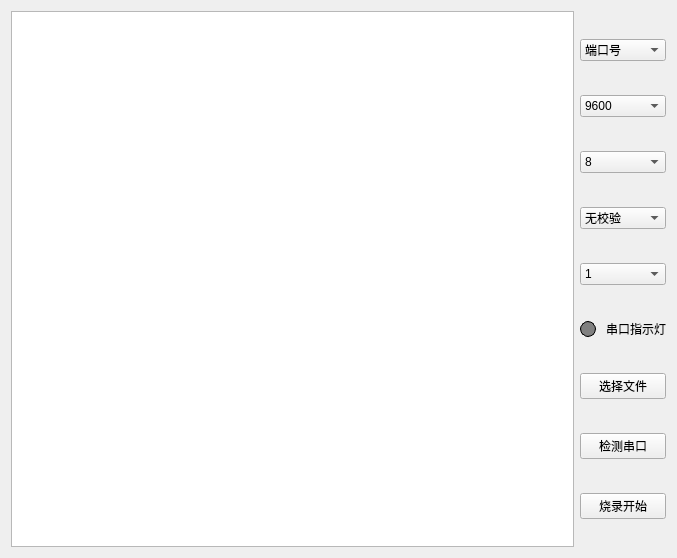
<?xml version="1.0" encoding="UTF-8"?>
<ui version="4.0">
 <class>Form</class>
 <widget class="QWidget" name="Form">
  <property name="geometry">
   <rect>
    <x>0</x>
    <y>0</y>
    <width>677</width>
    <height>558</height>
   </rect>
  </property>
  <property name="windowTitle">
   <string>Form</string>
  </property>
  <layout class="QHBoxLayout" name="horizontalLayout_3">
   <item>
    <layout class="QHBoxLayout" name="horizontalLayout" stretch="0,0">
     <item>
      <layout class="QVBoxLayout" name="verticalLayout_2">
       <item>
        <widget class="QTableWidget" name="mainScreen">
         <property name="font">
          <font>
           <family>Microsoft Yi Baiti</family>
           <pointsize>20</pointsize>
           <kerning>false</kerning>
          </font>
         </property>
        </widget>
       </item>
      </layout>
     </item>
     <item>
      <layout class="QVBoxLayout" name="verticalLayout" stretch="0,0,0,0,0,0,0,0,0">
       <item>
        <widget class="QComboBox" name="ComSelect">
         <item>
          <property name="text">
           <string>端口号</string>
          </property>
         </item>
        </widget>
       </item>
       <item>
        <widget class="QComboBox" name="BaudSelect">
         <item>
          <property name="text">
           <string>9600</string>
          </property>
         </item>
         <item>
          <property name="text">
           <string>19200</string>
          </property>
         </item>
         <item>
          <property name="text">
           <string>38400</string>
          </property>
         </item>
         <item>
          <property name="text">
           <string>115200</string>
          </property>
         </item>
        </widget>
       </item>
       <item>
        <widget class="QComboBox" name="bitSelect">
         <item>
          <property name="text">
           <string>8</string>
          </property>
         </item>
         <item>
          <property name="text">
           <string>7</string>
          </property>
         </item>
         <item>
          <property name="text">
           <string>6</string>
          </property>
         </item>
         <item>
          <property name="text">
           <string>5</string>
          </property>
         </item>
        </widget>
       </item>
       <item>
        <widget class="QComboBox" name="ParSelect">
         <item>
          <property name="text">
           <string>无校验</string>
          </property>
         </item>
         <item>
          <property name="text">
           <string>奇校验</string>
          </property>
         </item>
         <item>
          <property name="text">
           <string>偶校验</string>
          </property>
         </item>
        </widget>
       </item>
       <item>
        <widget class="QComboBox" name="StopSelect">
         <item>
          <property name="text">
           <string>1</string>
          </property>
         </item>
         <item>
          <property name="text">
           <string>1.5</string>
          </property>
         </item>
         <item>
          <property name="text">
           <string>2</string>
          </property>
         </item>
        </widget>
       </item>
       <item>
        <layout class="QHBoxLayout" name="horizontalLayout_2" stretch="0,0">
         <item>
          <widget class="QRadioButton" name="led">
           <property name="enabled">
            <bool>true</bool>
           </property>
           <property name="maximumSize">
            <size>
             <width>20</width>
             <height>30</height>
            </size>
           </property>
           <property name="mouseTracking">
            <bool>false</bool>
           </property>
           <property name="focusPolicy">
            <enum>Qt::NoFocus</enum>
           </property>
           <property name="styleSheet">
            <string notr="true">QRadioButton:indicator{
	min-width: 16px;
	min-height: 16px;
	max-width:16px; 
	max-height: 16px;
	border-radius: 8px; 
	border:1px solid black;
	background:grey
}</string>
           </property>
           <property name="text">
            <string/>
           </property>
           <property name="iconSize">
            <size>
             <width>0</width>
             <height>0</height>
            </size>
           </property>
           <property name="checkable">
            <bool>false</bool>
           </property>
           <property name="autoExclusive">
            <bool>false</bool>
           </property>
           <property name="autoRepeatDelay">
            <number>0</number>
           </property>
           <property name="autoRepeatInterval">
            <number>0</number>
           </property>
          </widget>
         </item>
         <item>
          <widget class="QLabel" name="label">
           <property name="maximumSize">
            <size>
             <width>60</width>
             <height>20</height>
            </size>
           </property>
           <property name="text">
            <string>串口指示灯</string>
           </property>
          </widget>
         </item>
        </layout>
       </item>
       <item>
        <widget class="QPushButton" name="fileChooseBtn">
         <property name="text">
          <string>选择文件</string>
         </property>
        </widget>
       </item>
       <item>
        <widget class="QPushButton" name="CheckComBtn">
         <property name="text">
          <string>检测串口</string>
         </property>
        </widget>
       </item>
       <item>
        <widget class="QPushButton" name="ProgramBtn">
         <property name="text">
          <string>烧录开始</string>
         </property>
        </widget>
       </item>
      </layout>
     </item>
    </layout>
   </item>
  </layout>
 </widget>
 <resources/>
 <connections/>
</ui>
